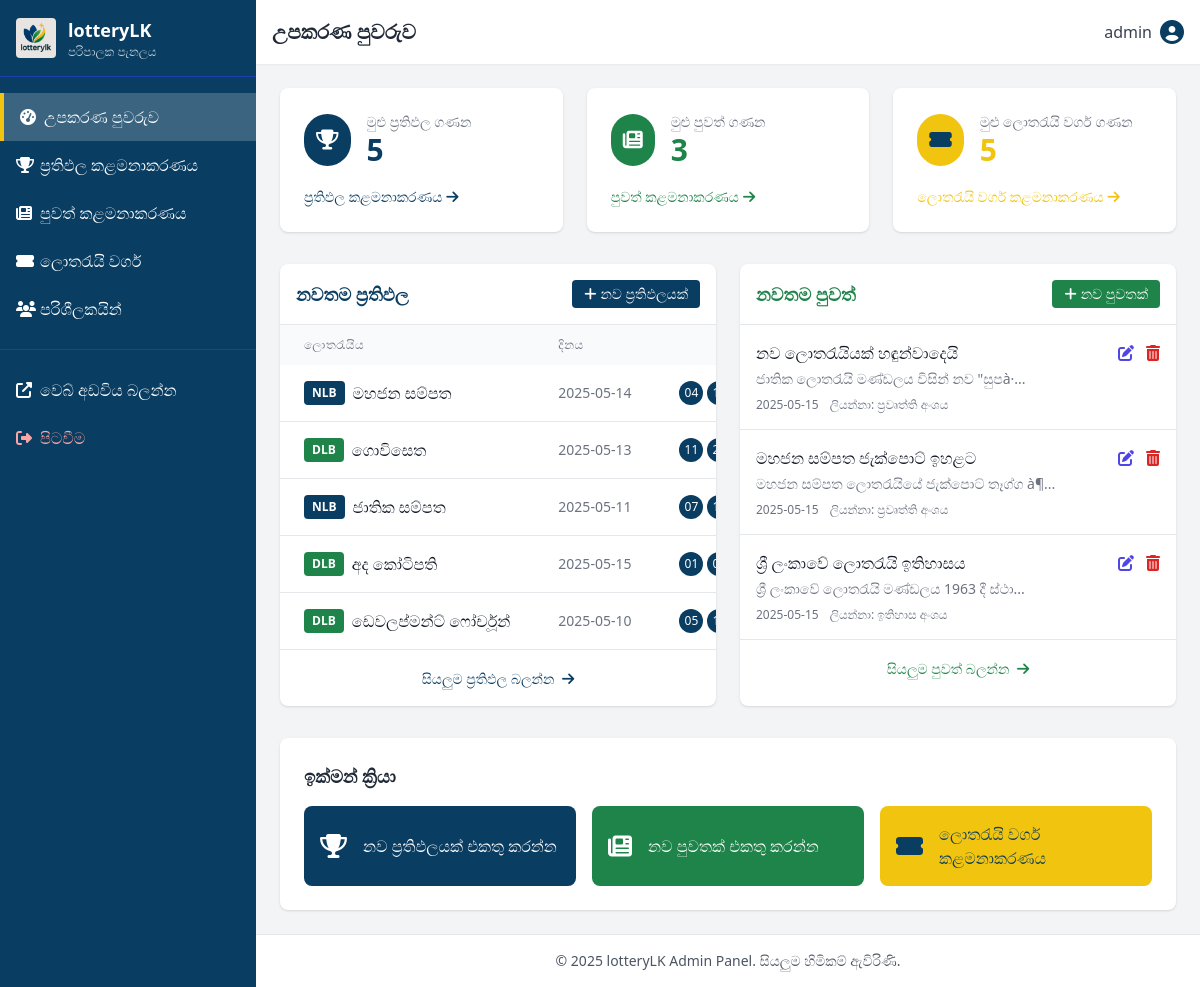
Page /admin/dashboard.php (signed in) on the committed database.
### tables this page shows
CREATE TABLE IF NOT EXISTS results (
    id INT AUTO_INCREMENT PRIMARY KEY,
    lottery_id INT,
    draw_date DATE NOT NULL,
    winning_numbers VARCHAR(255) NOT NULL,  
    jackpot_amount DECIMAL(15,2),
    other_prize_details TEXT,  
    published_at TIMESTAMP DEFAULT CURRENT_TIMESTAMP,
    FOREIGN KEY (lottery_id) REFERENCES lotteries(id)
        ON DELETE CASCADE
        ON UPDATE CASCADE
);

CREATE TABLE IF NOT EXISTS lotteries (
    id INT AUTO_INCREMENT PRIMARY KEY,
    name VARCHAR(255) NOT NULL,
    type VARCHAR(50),  
    draw_schedule VARCHAR(255),
    description TEXT,
    image_path VARCHAR(255) NULL  
);

CREATE TABLE IF NOT EXISTS news_articles (
    id INT AUTO_INCREMENT PRIMARY KEY,
    title VARCHAR(255) NOT NULL,
    content TEXT NOT NULL,
    image_path VARCHAR(255),  
    published_date TIMESTAMP DEFAULT CURRENT_TIMESTAMP,
    author_name VARCHAR(100) NULL  
);

### includes/functions.php (called while the page is built, shortened)
<?php
function shorten_text($text, $length = 150, $append = '...') {
    if (strlen($text) > $length) {
        $text = substr($text, 0, $length) . $append;
    }
    return $text;
}

### admin/dashboard.php (the view, shortened to what this page needs)
<?php
include '../includes/db_connect.php';
include '../includes/functions.php';
include 'includes_admin/admin_header.php';
$total_results = 0;
$total_news = 0;
$total_lotteries = 0;
$latest_results = [];
$latest_news = [];
if (isset($pdo) && $db_connected) {
    try {
        $stmt = $pdo->query('SELECT COUNT(*) FROM results');
        $total_results = $stmt->fetchColumn();
        $stmt = $pdo->query('SELECT COUNT(*) FROM news_articles');
        $total_news = $stmt->fetchColumn();
        $stmt = $pdo->query('SELECT COUNT(*) FROM lotteries');
        $total_lotteries = $stmt->fetchColumn();
        $stmt = $pdo->query('
            SELECT r.*, l.name as lottery_name, l.type
            FROM results r
            JOIN lotteries l ON r.lottery_id = l.id
            ORDER BY r.published_at DESC
            LIMIT 5
        ');
        $latest_results = $stmt->fetchAll();
        $stmt = $pdo->query('
            SELECT * FROM news_articles
            ORDER BY published_date DESC
            LIMIT 5
        ');
        $latest_news = $stmt->fetchAll();
    } catch (PDOException $e) {
        error_log("Database error in admin dashboard: " . $e->getMessage(), 0);
        echo '<div class="bg-red-100 border border-red-400 text-red-700 px-4 py-3 rounded mb-6">
            <p>දත්ත සමුදායෙන් තොරතුරු ලබා ගැනීමේදී දෝෂයක් ඇති විය.</p>
        </div>';
    }
}
?>
<div class="grid grid-cols-1 md:grid-cols-3 gap-6 mb-8">
    <div class="bg-white rounded-lg shadow p-6">
        <div class="flex items-center">
            <div class="bg-primaryBlue rounded-full p-3 text-white mr-4">
                <i class="fas fa-trophy text-xl"></i>
            </div>
            <div>
                <h3 class="text-gray-500 text-sm">මුළු ප්‍රතිඵල ගණන</h3>
                <p class="text-3xl font-bold text-primaryBlue"><?php echo $total_results; ?></p>
            </div>
        </div>
        <div class="mt-4">
            <a href="manage_results.php" class="text-primaryBlue hover:text-blue-700 inline-flex items-center text-sm">
                ප්‍රතිඵල කළමනාකරණය <i class="fas fa-arrow-right ml-1"></i>
            </a>
        </div>
    </div>
    <div class="bg-white rounded-lg shadow p-6">
        <div class="flex items-center">
            <div class="bg-primaryGreen rounded-full p-3 text-white mr-4">
                <i class="fas fa-newspaper text-xl"></i>
            </div>
            <div>
                <h3 class="text-gray-500 text-sm">මුළු පුවත් ගණන</h3>
                <p class="text-3xl font-bold text-primaryGreen"><?php echo $total_news; ?></p>
            </div>
        </div>
        <div class="mt-4">
            <a href="manage_news.php" class="text-primaryGreen hover:text-green-700 inline-flex items-center text-sm">
                පුවත් කළමනාකරණය <i class="fas fa-arrow-right ml-1"></i>
            </a>
        </div>
    </div>
    <div class="bg-white rounded-lg shadow p-6">
        <div class="flex items-center">
            <div class="bg-accentYellow rounded-full p-3 text-primaryBlue mr-4">
                <i class="fas fa-ticket-alt text-xl"></i>
            </div>
            <div>
                <h3 class="text-gray-500 text-sm">මුළු ලොතරැයි වර්ග ගණන</h3>
                <p class="text-3xl font-bold text-accentYellow"><?php echo $total_lotteries; ?></p>
            </div>
        </div>
        <div class="mt-4">
            <a href="manage_lottery_types.php" class="text-accentYellow hover:text-yellow-600 inline-flex items-center text-sm">
                ලොතරැයි වර්ග කළමනාකරණය <i class="fas fa-arrow-right ml-1"></i>
            </a>
        </div>
    </div>
</div>
<div class="grid grid-cols-1 lg:grid-cols-2 gap-6">
    <div class="bg-white rounded-lg shadow">
        <div class="p-4 border-b flex justify-between items-center">
            <h2 class="text-lg font-bold text-primaryBlue">නවතම ප්‍රතිඵල</h2>
            <a href="add_result.php" class="bg-primaryBlue hover:bg-blue-700 text-white px-3 py-1 rounded text-sm flex items-center">
                <i class="fas fa-plus mr-1"></i> නව ප්‍රතිඵලයක්
            </a>
        </div>
        <?php if (empty($latest_results)): ?>
        <div class="p-6 text-center text-gray-500">
            <p>ප්‍රතිඵල නොමැත.</p>
        </div>
        <?php else: ?>
        <div class="overflow-x-auto">
            <table class="min-w-full">
                <thead class="bg-gray-50">
                    <tr>
                        <th class="px-6 py-3 text-left text-xs font-medium text-gray-500 uppercase tracking-wider">ලොතරැයිය</th>
                        <th class="px-6 py-3 text-left text-xs font-medium text-gray-500 uppercase tracking-wider">දිනය</th>
                        <th class="px-6 py-3 text-center text-xs font-medium text-gray-500 uppercase tracking-wider">ජයග්‍රාහී අංක</th>
                    </tr>
                </thead>
                <tbody class="bg-white divide-y divide-gray-200">
                    <?php foreach ($latest_results as $result): ?>
                    <tr class="hover:bg-gray-50">
                        <td class="px-6 py-4 whitespace-nowrap">
                            <div class="flex items-center">
                                <span class="text-xs font-semibold inline-block py-1 px-2 uppercase rounded text-white bg-<?php echo ($result['type'] == 'NLB') ? 'primaryBlue' : 'primaryGreen'; ?> mr-2">
                                    <?php echo $result['type']; ?>
                                </span>
                                <span class="font-medium text-gray-900"><?php echo htmlspecialchars($result['lottery_name']); ?></span>
                            </div>
                        </td>
                        <td class="px-6 py-4 whitespace-nowrap text-sm text-gray-500">
                            <?php echo date('Y-m-d', strtotime($result['draw_date'])); ?>
                        </td>
                        <td class="px-6 py-4 whitespace-nowrap text-sm text-gray-500 text-center">
                            <div class="flex justify-center space-x-1">
                                <?php
                                $numbers = explode('-', $result['winning_numbers']);
                                foreach ($numbers as $number) {
                                    echo '<span class="inline-block bg-primaryBlue text-white rounded-full w-6 h-6 flex items-center justify-center text-xs">' . $number . '</span>';
                                }
                                ?>
                            </div>
                        </td>
                    </tr>
                    <?php endforeach; ?>
                </tbody>
            </table>
        </div>
        <?php endif; ?>
        <div class="p-4 border-t text-center">
            <a href="manage_results.php" class="text-primaryBlue hover:text-blue-700 text-sm">
                සියලුම ප්‍රතිඵල බලන්න <i class="fas fa-arrow-right ml-1"></i>
            </a>
        </div>
    </div>
    <div class="bg-white rounded-lg shadow">
        <div class="p-4 border-b flex justify-between items-center">
            <h2 class="text-lg font-bold text-primaryGreen">නවතම පුවත්</h2>
            <a href="add_news.php" class="bg-primaryGreen hover:bg-green-700 text-white px-3 py-1 rounded text-sm flex items-center">
                <i class="fas fa-plus mr-1"></i> නව පුවතක්
            </a>
        </div>
        <?php if (empty($latest_news)): ?>
        <div class="p-6 text-center text-gray-500">
            <p>පුවත් නොමැත.</p>
        </div>
        <?php else: ?>
        <ul class="divide-y divide-gray-200">
            <?php foreach ($latest_news as $news): ?>
            <li class="p-4 hover:bg-gray-50">
                <div class="flex justify-between">
                    <div>
                        <h3 class="font-medium text-gray-900"><?php echo htmlspecialchars($news['title']); ?></h3>
                        <p class="text-sm text-gray-500 mt-1">
                            <?php echo shorten_text(htmlspecialchars($news['content']), 100); ?>
                        </p>
                    </div>
                    <div class="flex items-start ml-4">
                        <a href="edit_news.php?id=<?php echo $news['id']; ?>" class="text-indigo-600 hover:text-indigo-900 mr-3">
                            <i class="fas fa-edit"></i>
                        </a>
                        <a href="delete_news.php?id=<?php echo $news['id']; ?>" class="text-red-600 hover:text-red-900 delete-button">
                            <i class="fas fa-trash-alt"></i>
                        </a>
                    </div>
                </div>
                <div class="mt-2 text-xs text-gray-500">
                    <span><?php echo date('Y-m-d', strtotime($news['published_date'])); ?></span>
                    <?php if (!empty($news['author_name'])): ?>
                    <span class="ml-2">ලියන්නා: <?php echo htmlspecialchars($news['author_name']); ?></span>
                    <?php endif; ?>
                </div>
            </li>
            <?php endforeach; ?>
        </ul>
        <?php endif; ?>
        <div class="p-4 border-t text-center">
            <a href="manage_news.php" class="text-primaryGreen hover:text-green-700 text-sm">
                සියලුම පුවත් බලන්න <i class="fas fa-arrow-right ml-1"></i>
            </a>
        </div>
    </div>
</div>
<div class="mt-8 bg-white rounded-lg shadow p-6">
    <h2 class="text-lg font-bold text-gray-800 mb-4">ඉක්මන් ක්‍රියා</h2>
    <div class="grid grid-cols-1 md:grid-cols-3 gap-4">
        <a href="add_result.php" class="p-4 bg-primaryBlue text-white rounded-lg flex items-center hover:bg-blue-700 transition-colors">
            <i class="fas fa-trophy text-2xl mr-4"></i>
            <span>නව ප්‍රතිඵලයක් එකතු කරන්න</span>
        </a>
        <a href="add_news.php" class="p-4 bg-primaryGreen text-white rounded-lg flex items-center hover:bg-green-700 transition-colors">
            <i class="fas fa-newspaper text-2xl mr-4"></i>
            <span>නව පුවතක් එකතු කරන්න</span>
        </a>
        <a href="manage_lottery_types.php" class="p-4 bg-accentYellow text-primaryBlue rounded-lg flex items-center hover:bg-yellow-500 transition-colors">
            <i class="fas fa-ticket-alt text-2xl mr-4"></i>
            <span>ලොතරැයි වර්ග කළමනාකරණය</span>
        </a>
    </div>
</div>
<?php
include 'includes_admin/admin_footer.php';
?>

### admin/includes_admin/admin_header.php (shortened to what this page needs)
<?php
$current_page = basename($_SERVER['PHP_SELF']);
?>
<!DOCTYPE html>
<html lang="si">
<head>
    <script src="https://cdn.tailwindcss.com"></script>
    <link rel="stylesheet" href="https://cdnjs.cloudflare.com/ajax/libs/font-awesome/6.5.0/css/all.min.css">
</head>
<body class="bg-gray-100 min-h-screen flex flex-col">
    <div class="flex flex-1">
        <aside id="sidebar" class="sidebar bg-primaryBlue text-white w-64 flex-shrink-0 fixed md:sticky top-0 h-screen overflow-y-auto z-20">
            <div class="p-4 border-b border-blue-800 flex items-center">
                <img src="../assets/images/logo.png" alt="lotteryLK Logo" class="h-10 rounded mr-3">
                <div>
                    <h1 class="font-bold text-lg">lotteryLK</h1>
                    <p class="text-xs opacity-75">පරිපාලක පැනලය</p>
                </div>
            </div>
            <nav class="mt-4">
                <ul>
                    <li>
                        <a href="dashboard.php" class="sidebar-link flex items-center px-4 py-3 <?php echo ($current_page === 'dashboard.php') ? 'active' : ''; ?>">
                            <i class="fas fa-tachometer-alt w-6"></i>
                            <span>උපකරණ පුවරුව</span>
                        </a>
                    </li>
                    <li>
                        <a href="manage_results.php" class="sidebar-link flex items-center px-4 py-3 <?php echo ($current_page === 'manage_results.php' || $current_page === 'add_result.php' || $current_page === 'edit_result.php') ? 'active' : ''; ?>">
                            <i class="fas fa-trophy w-6"></i>
                            <span>ප්‍රතිඵල කළමනාකරණය</span>
                        </a>
                    </li>
                    <li>
                        <a href="manage_news.php" class="sidebar-link flex items-center px-4 py-3 <?php echo ($current_page === 'manage_news.php' || $current_page === 'add_news.php' || $current_page === 'edit_news.php') ? 'active' : ''; ?>">
                            <i class="fas fa-newspaper w-6"></i>
                            <span>පුවත් කළමනාකරණය</span>
                        </a>
                    </li>
                    <li>
                        <a href="manage_lottery_types.php" class="sidebar-link flex items-center px-4 py-3 <?php echo ($current_page === 'manage_lottery_types.php') ? 'active' : ''; ?>">
                            <i class="fas fa-ticket-alt w-6"></i>
                            <span>ලොතරැයි වර්ග</span>
                        </a>
                    </li>
                    <li>
                        <a href="manage_users.php" class="sidebar-link flex items-center px-4 py-3 <?php echo ($current_page === 'manage_users.php') ? 'active' : ''; ?>">
                            <i class="fas fa-users w-6"></i>
                            <span>පරිශීලකයින්</span>
                        </a>
                    </li>
                    <li class="border-t border-blue-800 mt-4 pt-4">
                        <a href="../index.php" target="_blank" class="sidebar-link flex items-center px-4 py-3">
                            <i class="fas fa-external-link-alt w-6"></i>
                            <span>වෙබ් අඩවිය බලන්න</span>
                        </a>
                    </li>
                    <li>
                        <a href="logout.php" class="sidebar-link flex items-center px-4 py-3 text-red-300 hover:text-red-100">
                            <i class="fas fa-sign-out-alt w-6"></i>
                            <span>පිටවීම</span>
                        </a>
                    </li>
                </ul>
            </nav>
        </aside>
        <main class="flex-1">
            <header class="bg-white shadow-sm p-4 hidden md:flex justify-between items-center">
                <h1 class="text-xl font-bold text-gray-800">
                    <?php
                    switch ($current_page) {
                        case 'dashboard.php':
                            echo 'උපකරණ පුවරුව';
                            break;
                    }
                    ?>
                </h1>
                <div class="relative">
                    <button id="user-menu-button" class="flex items-center text-gray-700 focus:outline-none">
                        <span class="mr-2"><?php echo htmlspecialchars($_SESSION['admin_username']); ?></span>
                        <i class="fas fa-user-circle text-2xl text-primaryBlue"></i>
                    </button>
                </div>
            </header>
            <div class="p-6">

### admin/includes_admin/admin_footer.php (shortened to what this page needs)
</div>
            <footer class="bg-white p-4 text-center text-gray-600 text-sm mt-auto border-t">
                <p>&copy; <?php echo date('Y'); ?> lotteryLK Admin Panel. සියලුම හිමිකම් ඇවිරිණි.</p>
            </footer>
        </main>
    </div>
</body>
</html>

### admin/includes_admin/admin_header.php (style rules this page uses)
.sidebar-link { transition: all 0.3s ease; }
.sidebar-link.active { background-color: rgba(255, 255, 255, 0.2); border-left: 4px solid #F1C40F; }

### rows in the picture
results: lottery.type "NLB", lottery.name "මහජන සම්පත", draw_date "2025-05-14", winning_numbers "04"
results: lottery.type "DLB", lottery.name "ගොවිසෙත", draw_date "2025-05-13", winning_numbers "11"
results: lottery.type "NLB", lottery.name "ජාතික සම්පත", draw_date "2025-05-11", winning_numbers "07"
results: lottery.type "DLB", lottery.name "අද කෝටිපති", draw_date "2025-05-15", winning_numbers "01"
results: lottery.type "DLB", lottery.name "ඩෙවලප්මන්ට් ෆෝර්චූන්", draw_date "2025-05-10", winning_numbers "05"
news_articles: title "නව ලොතරැයියක් හඳුන්වාදෙයි", content "ජාතික ලොතරැයි මණ්ඩලය විසින් නව \"සුපà·...", published_date "2025-05-15", author_name "ප්‍රවෘත්ති අංශය"
news_articles: title "මහජන සම්පත ජැක්පොට් ඉහළට", content "මහජන සම්පත ලොතරැයියේ ජැක්පොට් තෑග්ග à¶...", published_date "2025-05-15", author_name "ප්‍රවෘත්ති අංශය"
news_articles: title "ශ්‍රී ලංකාවේ ලොතරැයි ඉතිහාසය", content "ශ්‍රී ලංකාවේ ලොතරැයි මණ්ඩලය 1963 දී ස්ථා...", published_date "2025-05-15", author_name "ඉතිහාස අංශය"

### other values in the picture
$_SESSION['admin_username'] "admin"
$total_results "5"
$total_news "3"
$total_lotteries "5"
